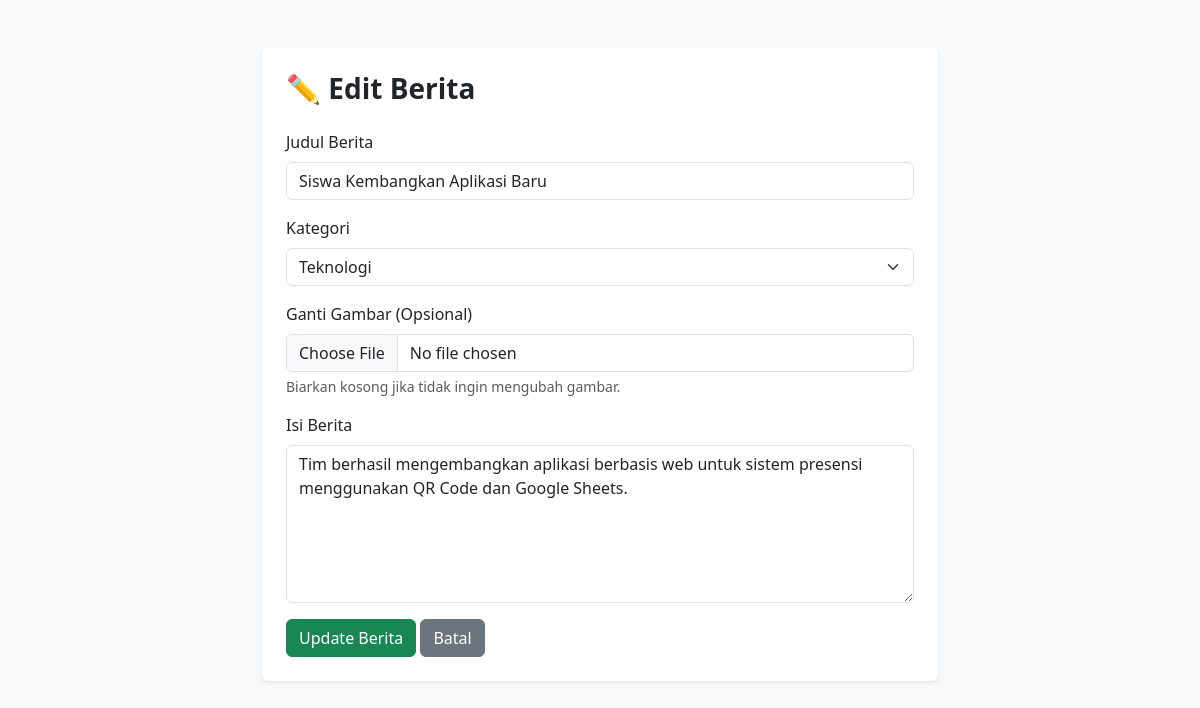
The app's page /edit_berita.php?id=1 (signed in) with its own data.
### tables this page shows
CREATE TABLE IF NOT EXISTS tbl_berita (
    id_berita INT(11) NOT NULL AUTO_INCREMENT,
    judul VARCHAR(200) NOT NULL,
    slug VARCHAR(200) NOT NULL,
    isi_berita TEXT NOT NULL,
    gambar VARCHAR(255),
    tanggal_posting DATETIME DEFAULT CURRENT_TIMESTAMP,
    id_kategori INT(11) NOT NULL,
    id_penulis INT(11) NOT NULL,
    PRIMARY KEY (id_berita),
    FOREIGN KEY (id_kategori) REFERENCES tbl_kategori(id_kategori) ON DELETE CASCADE,
    FOREIGN KEY (id_penulis) REFERENCES tbl_penulis(id_penulis) ON DELETE CASCADE
);

CREATE TABLE IF NOT EXISTS tbl_kategori (
    id_kategori INT(11) NOT NULL AUTO_INCREMENT,
    nama_kategori VARCHAR(50) NOT NULL,
    PRIMARY KEY (id_kategori)
);

### edit_berita.php (the view, shortened to what this page needs)
<?php
include 'koneksi.php';
$id = isset($_GET['id']) ? (int)$_GET['id'] : 0;
$data = mysqli_query($conn, "SELECT * FROM tbl_berita WHERE id_berita = $id");
$berita = mysqli_fetch_assoc($data);
$kategori = mysqli_query($conn, "SELECT * FROM tbl_kategori");
?>
<!DOCTYPE html>
<html lang="id">
<head>
    <link href="https://cdn.jsdelivr.net/npm/bootstrap@5.3.0/dist/css/bootstrap.min.css" rel="stylesheet">
</head>
<body class="bg-light">
    <div class="container mt-5" style="max-width: 700px;">
        <div class="card shadow-sm border-0 p-4 mb-5">
            <h3 class="fw-bold mb-4">✏️ Edit Berita</h3>
            <form action="" method="POST" enctype="multipart/form-data">
                <div class="mb-3">
                    <label class="form-label">Judul Berita</label>
                    <input type="text" name="judul" class="form-control" value="<?= $berita['judul'] ?>" required>
                </div>
                <div class="mb-3">
                    <label class="form-label">Kategori</label>
                    <select name="id_kategori" class="form-select" required>
                        <?php while ($kat = mysqli_fetch_assoc($kategori)): ?>
                            <option value="<?= $kat['id_kategori'] ?>" <?= ($kat['id_kategori'] == $berita['id_kategori']) ? 'selected' : '' ?>>
                                <?= $kat['nama_kategori'] ?>
                            </option>
                        <?php endwhile; ?>
                    </select>
                </div>
                <div class="mb-3">
                    <label class="form-label">Ganti Gambar (Opsional)</label>
                    <input type="file" name="gambar" class="form-control" accept="image/*">
                    <div class="form-text">Biarkan kosong jika tidak ingin mengubah gambar.</div>
                </div>
                <div class="mb-3">
                    <label class="form-label">Isi Berita</label>
                    <textarea name="isi_berita" class="form-control" rows="6" required><?= $berita['isi_berita'] ?></textarea>
                </div>
                <button type="submit" name="update" class="btn btn-success">Update Berita</button>
                <a href="admin_berita.php" class="btn btn-secondary">Batal</a>
            </form>
        </div>
    </div>
</body>
</html>

### records on screen
tbl_berita: judul "Siswa Kembangkan Aplikasi Baru", id_kategori "Teknologi", isi_berita "Tim berhasil mengembangkan aplikasi berbasis web untuk sistem presensi menggunakan QR Code dan Google Sheets."
